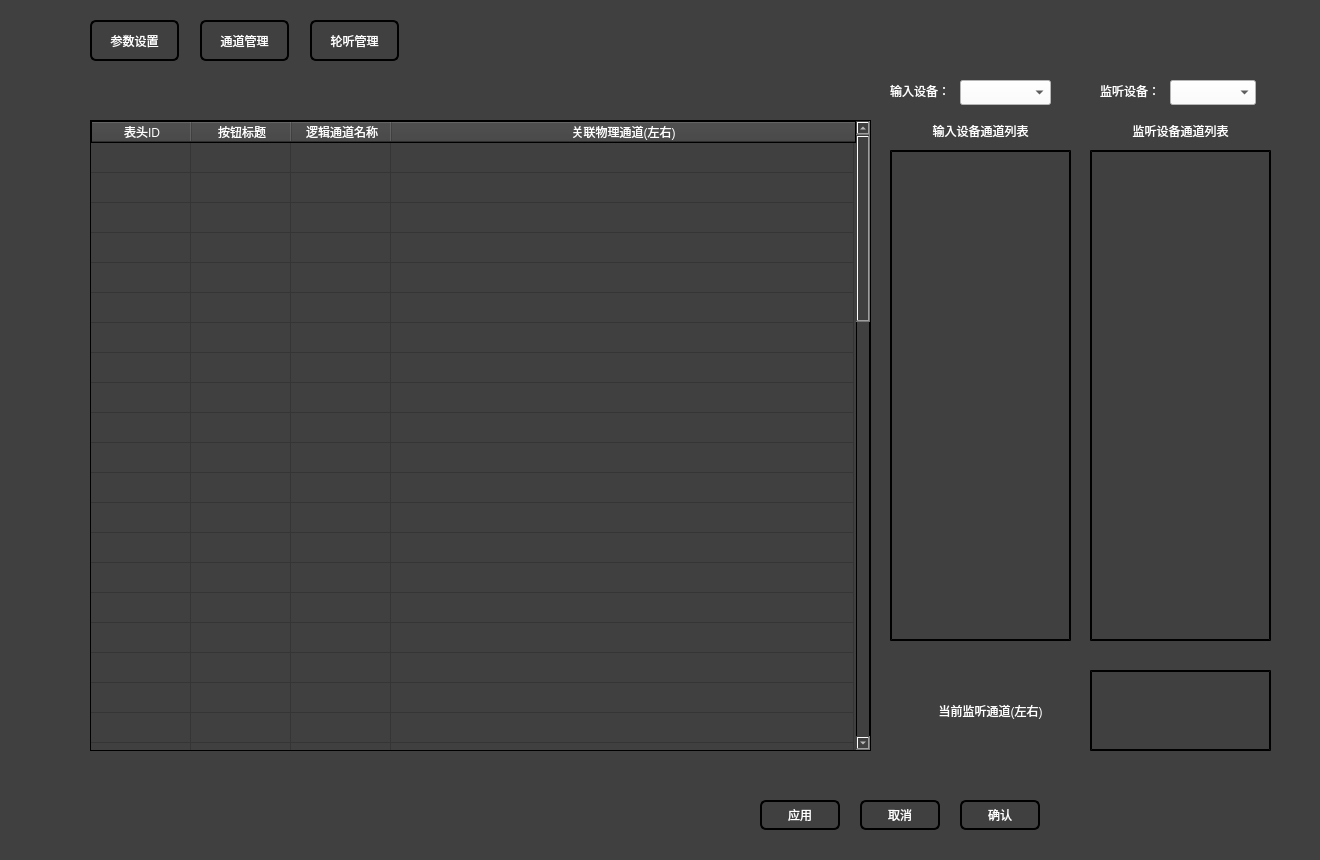
<?xml version="1.0" encoding="UTF-8"?>
<ui version="4.0">
 <class>setui</class>
 <widget class="QWidget" name="setui">
  <property name="geometry">
   <rect>
    <x>0</x>
    <y>0</y>
    <width>1320</width>
    <height>860</height>
   </rect>
  </property>
  <property name="windowTitle">
   <string>set</string>
  </property>
  <property name="styleSheet">
   <string notr="true">

.QPushButton{
 
   border-radius: 6px;
  background-color: #404040;
	border: 2px outset black;
	color:white;
}
.QPushButton:pressed{
 
   border-radius: 6px;
  background-color: #00B0F0;
	border: 2px outset black;
	color:white;
}
#setui{
background: #404040;
}

QLineEdit{

border: 3px outset black;
border-radius:3px;
}</string>
  </property>
  <widget class="QStackedWidget" name="stackedWidget">
   <property name="geometry">
    <rect>
     <x>30</x>
     <y>60</y>
     <width>1261</width>
     <height>751</height>
    </rect>
   </property>
   <property name="styleSheet">
    <string notr="true">
background: #404040;
</string>
   </property>
   <property name="currentIndex">
    <number>1</number>
   </property>
   <widget class="QWidget" name="page_1">
    <widget class="QWidget" name="Parameter_widget" native="true">
     <property name="geometry">
      <rect>
       <x>240</x>
       <y>290</y>
       <width>371</width>
       <height>321</height>
      </rect>
     </property>
     <property name="styleSheet">
      <string notr="true">QWidget#Parameter_widget{
 		border: 3px outset black;

}</string>
     </property>
     <widget class="QLabel" name="label_7">
      <property name="geometry">
       <rect>
        <x>150</x>
        <y>10</y>
        <width>67</width>
        <height>31</height>
       </rect>
      </property>
      <property name="styleSheet">
       <string notr="true">color:#B6B6B6</string>
      </property>
      <property name="text">
       <string>参数设置</string>
      </property>
      <property name="alignment">
       <set>Qt::AlignCenter</set>
      </property>
      <property name="wordWrap">
       <bool>false</bool>
      </property>
     </widget>
     <widget class="QWidget" name="verticalLayoutWidget_3">
      <property name="geometry">
       <rect>
        <x>10</x>
        <y>40</y>
        <width>351</width>
        <height>261</height>
       </rect>
      </property>
      <layout class="QGridLayout" name="gridLayout_2">
       <item row="2" column="0">
        <widget class="QLabel" name="label_5">
         <property name="styleSheet">
          <string notr="true">color:white;</string>
         </property>
         <property name="text">
          <string>低电平阈值:</string>
         </property>
         <property name="alignment">
          <set>Qt::AlignRight|Qt::AlignTrailing|Qt::AlignVCenter</set>
         </property>
        </widget>
       </item>
       <item row="3" column="1">
        <widget class="QLineEdit" name="lineEdit_db">
         <property name="styleSheet">
          <string notr="true">background:white;</string>
         </property>
         <property name="alignment">
          <set>Qt::AlignCenter</set>
         </property>
        </widget>
       </item>
       <item row="0" column="0">
        <widget class="QLabel" name="label_6">
         <property name="styleSheet">
          <string notr="true">color:white;</string>
         </property>
         <property name="text">
          <string>表头黄线：</string>
         </property>
         <property name="alignment">
          <set>Qt::AlignRight|Qt::AlignTrailing|Qt::AlignVCenter</set>
         </property>
        </widget>
       </item>
       <item row="1" column="1">
        <widget class="QLineEdit" name="lineEdit_red">
         <property name="styleSheet">
          <string notr="true">background:white;</string>
         </property>
         <property name="alignment">
          <set>Qt::AlignCenter</set>
         </property>
        </widget>
       </item>
       <item row="1" column="0">
        <widget class="QLabel" name="label_8">
         <property name="styleSheet">
          <string notr="true">color:white;</string>
         </property>
         <property name="text">
          <string>表头红线：</string>
         </property>
         <property name="alignment">
          <set>Qt::AlignRight|Qt::AlignTrailing|Qt::AlignVCenter</set>
         </property>
        </widget>
       </item>
       <item row="4" column="1">
        <widget class="QLineEdit" name="lineEdit_times">
         <property name="styleSheet">
          <string notr="true">background:white;</string>
         </property>
         <property name="alignment">
          <set>Qt::AlignCenter</set>
         </property>
        </widget>
       </item>
       <item row="0" column="1">
        <widget class="QLineEdit" name="lineEdit_yellow">
         <property name="styleSheet">
          <string notr="true">background:white;</string>
         </property>
         <property name="alignment">
          <set>Qt::AlignCenter</set>
         </property>
        </widget>
       </item>
       <item row="3" column="0">
        <widget class="QLabel" name="label_9">
         <property name="styleSheet">
          <string notr="true">color:white;</string>
         </property>
         <property name="text">
          <string>监听增益：</string>
         </property>
         <property name="alignment">
          <set>Qt::AlignRight|Qt::AlignTrailing|Qt::AlignVCenter</set>
         </property>
        </widget>
       </item>
       <item row="4" column="2">
        <widget class="QLabel" name="label_17">
         <property name="styleSheet">
          <string notr="true">color:#B6B6B6;</string>
         </property>
         <property name="text">
          <string>S</string>
         </property>
        </widget>
       </item>
       <item row="2" column="1">
        <widget class="QLineEdit" name="lineEdit_low_lv">
         <property name="styleSheet">
          <string notr="true">background:white;</string>
         </property>
         <property name="alignment">
          <set>Qt::AlignCenter</set>
         </property>
        </widget>
       </item>
       <item row="3" column="2">
        <widget class="QLabel" name="label_13">
         <property name="styleSheet">
          <string notr="true">color:#B6B6B6;</string>
         </property>
         <property name="text">
          <string>dB</string>
         </property>
        </widget>
       </item>
       <item row="2" column="2">
        <widget class="QLabel" name="label_12">
         <property name="styleSheet">
          <string notr="true">color:#B6B6B6;</string>
         </property>
         <property name="text">
          <string>dBFS</string>
         </property>
        </widget>
       </item>
       <item row="0" column="2">
        <widget class="QLabel" name="label_10">
         <property name="styleSheet">
          <string notr="true">color:#B6B6B6;</string>
         </property>
         <property name="text">
          <string>dBFS</string>
         </property>
        </widget>
       </item>
       <item row="1" column="2">
        <widget class="QLabel" name="label_11">
         <property name="styleSheet">
          <string notr="true">color:#B6B6B6;</string>
         </property>
         <property name="text">
          <string>dBFS</string>
         </property>
        </widget>
       </item>
       <item row="4" column="0">
        <widget class="QLabel" name="label_18">
         <property name="styleSheet">
          <string notr="true">color:white;</string>
         </property>
         <property name="text">
          <string>轮听间隔：</string>
         </property>
         <property name="alignment">
          <set>Qt::AlignRight|Qt::AlignTrailing|Qt::AlignVCenter</set>
         </property>
        </widget>
       </item>
       <item row="5" column="0">
        <widget class="QLabel" name="label_21">
         <property name="styleSheet">
          <string notr="true">color:white;</string>
         </property>
         <property name="text">
          <string>logo路径：</string>
         </property>
         <property name="alignment">
          <set>Qt::AlignRight|Qt::AlignTrailing|Qt::AlignVCenter</set>
         </property>
        </widget>
       </item>
       <item row="5" column="1">
        <widget class="QLineEdit" name="lineEdit_logo">
         <property name="styleSheet">
          <string notr="true">background:white;</string>
         </property>
         <property name="dragEnabled">
          <bool>true</bool>
         </property>
        </widget>
       </item>
       <item row="5" column="2">
        <widget class="QPushButton" name="openfile">
         <property name="styleSheet">
          <string notr="true">border:none;</string>
         </property>
         <property name="text">
          <string/>
         </property>
         <property name="icon">
          <iconset resource="../../C++/qjackctl/qjackctl.qrc">
           <normaloff>:/images/add1.png</normaloff>:/images/add1.png</iconset>
         </property>
        </widget>
       </item>
      </layout>
     </widget>
    </widget>
    <widget class="QWidget" name="Password_widget_2" native="true">
     <property name="geometry">
      <rect>
       <x>680</x>
       <y>60</y>
       <width>351</width>
       <height>551</height>
      </rect>
     </property>
     <property name="styleSheet">
      <string notr="true">QWidget#Password_widget_2{
 		border: 3px outset black;

}

</string>
     </property>
     <widget class="QLabel" name="label_16">
      <property name="geometry">
       <rect>
        <x>120</x>
        <y>10</y>
        <width>71</width>
        <height>31</height>
       </rect>
      </property>
      <property name="styleSheet">
       <string notr="true">color:#B6B6B6</string>
      </property>
      <property name="text">
       <string>锁定管理</string>
      </property>
      <property name="alignment">
       <set>Qt::AlignCenter</set>
      </property>
     </widget>
     <widget class="QWidget" name="verticalLayoutWidget_2">
      <property name="geometry">
       <rect>
        <x>50</x>
        <y>40</y>
        <width>271</width>
        <height>491</height>
       </rect>
      </property>
      <layout class="QVBoxLayout" name="verticalLayout">
       <item>
        <widget class="QCheckBox" name="checkBox_1">
         <property name="styleSheet">
          <string notr="true">color:white;</string>
         </property>
         <property name="text">
          <string>锁定通道连接设置按钮</string>
         </property>
         <property name="checkable">
          <bool>true</bool>
         </property>
         <property name="checked">
          <bool>false</bool>
         </property>
         <property name="autoRepeat">
          <bool>false</bool>
         </property>
         <property name="autoExclusive">
          <bool>false</bool>
         </property>
         <property name="tristate">
          <bool>false</bool>
         </property>
        </widget>
       </item>
       <item>
        <widget class="QCheckBox" name="checkBox_2">
         <property name="styleSheet">
          <string notr="true">color:white;</string>
         </property>
         <property name="text">
          <string>锁定音频监听轮听按钮</string>
         </property>
        </widget>
       </item>
       <item>
        <widget class="QCheckBox" name="checkBox_3">
         <property name="styleSheet">
          <string notr="true">color:white;</string>
         </property>
         <property name="text">
          <string>锁定音频模块设置按钮</string>
         </property>
        </widget>
       </item>
       <item>
        <widget class="QCheckBox" name="checkBox_4">
         <property name="styleSheet">
          <string notr="true">color:white;</string>
         </property>
         <property name="text">
          <string>锁定音频模块报警按钮</string>
         </property>
        </widget>
       </item>
       <item>
        <widget class="QCheckBox" name="checkBox_5">
         <property name="styleSheet">
          <string notr="true">color:white;</string>
         </property>
         <property name="text">
          <string>锁定音频模块静音按钮</string>
         </property>
        </widget>
       </item>
       <item>
        <widget class="QCheckBox" name="checkBox_6">
         <property name="styleSheet">
          <string notr="true">color:white;</string>
         </property>
         <property name="text">
          <string>锁定音频音量调节按钮</string>
         </property>
         <property name="checked">
          <bool>false</bool>
         </property>
        </widget>
       </item>
      </layout>
     </widget>
    </widget>
    <widget class="QWidget" name="Password_widget" native="true">
     <property name="geometry">
      <rect>
       <x>240</x>
       <y>60</y>
       <width>371</width>
       <height>211</height>
      </rect>
     </property>
     <property name="styleSheet">
      <string notr="true">QWidget#Password_widget{
 		border: 3px outset black;

}</string>
     </property>
     <widget class="QLabel" name="label">
      <property name="geometry">
       <rect>
        <x>150</x>
        <y>6</y>
        <width>71</width>
        <height>20</height>
       </rect>
      </property>
      <property name="styleSheet">
       <string notr="true">color:#B6B6B6</string>
      </property>
      <property name="text">
       <string>密码管理</string>
      </property>
      <property name="alignment">
       <set>Qt::AlignCenter</set>
      </property>
     </widget>
     <widget class="QWidget" name="verticalLayoutWidget">
      <property name="geometry">
       <rect>
        <x>10</x>
        <y>30</y>
        <width>351</width>
        <height>171</height>
       </rect>
      </property>
      <layout class="QGridLayout" name="gridLayout">
       <item row="1" column="0">
        <widget class="QLabel" name="label_3">
         <property name="styleSheet">
          <string notr="true">color:white;</string>
         </property>
         <property name="text">
          <string>修改密码：</string>
         </property>
        </widget>
       </item>
       <item row="0" column="0">
        <widget class="QLabel" name="label_2">
         <property name="styleSheet">
          <string notr="true">color:white;</string>
         </property>
         <property name="text">
          <string>初始密码：</string>
         </property>
        </widget>
       </item>
       <item row="1" column="1">
        <widget class="QLineEdit" name="lineEdit_changep">
         <property name="styleSheet">
          <string notr="true">background:white;</string>
         </property>
        </widget>
       </item>
       <item row="0" column="1">
        <widget class="QLineEdit" name="lineEdit_initp">
         <property name="styleSheet">
          <string notr="true">background:white;</string>
         </property>
        </widget>
       </item>
       <item row="2" column="0">
        <widget class="QLabel" name="label_4">
         <property name="styleSheet">
          <string notr="true">color:white;</string>
         </property>
         <property name="text">
          <string>确认密码：</string>
         </property>
        </widget>
       </item>
       <item row="2" column="1">
        <widget class="QLineEdit" name="lineEdit_confirmp">
         <property name="styleSheet">
          <string notr="true">background:white;</string>
         </property>
        </widget>
       </item>
      </layout>
     </widget>
    </widget>
   </widget>
   <widget class="QWidget" name="page_2">
    <widget class="QListWidget" name="listWidget_pc">
     <property name="geometry">
      <rect>
       <x>860</x>
       <y>90</y>
       <width>181</width>
       <height>491</height>
      </rect>
     </property>
     <property name="styleSheet">
      <string notr="true">color:white;border: 2px outset black;</string>
     </property>
     <property name="dragEnabled">
      <bool>true</bool>
     </property>
     <property name="dragDropMode">
      <enum>QAbstractItemView::NoDragDrop</enum>
     </property>
     <property name="viewMode">
      <enum>QListView::ListMode</enum>
     </property>
     <property name="sortingEnabled">
      <bool>false</bool>
     </property>
    </widget>
    <widget class="QTableWidget" name="tableWidget_lr">
     <property name="geometry">
      <rect>
       <x>60</x>
       <y>60</y>
       <width>781</width>
       <height>631</height>
      </rect>
     </property>
     <property name="styleSheet">
      <string notr="true">color:white;border: 1px outset black;</string>
     </property>
     <property name="gridStyle">
      <enum>Qt::SolidLine</enum>
     </property>
     <property name="rowCount">
      <number>64</number>
     </property>
     <property name="columnCount">
      <number>4</number>
     </property>
     <attribute name="horizontalHeaderVisible">
      <bool>true</bool>
     </attribute>
     <attribute name="horizontalHeaderCascadingSectionResizes">
      <bool>true</bool>
     </attribute>
     <attribute name="horizontalHeaderHighlightSections">
      <bool>true</bool>
     </attribute>
     <attribute name="horizontalHeaderShowSortIndicator" stdset="0">
      <bool>true</bool>
     </attribute>
     <attribute name="horizontalHeaderStretchLastSection">
      <bool>true</bool>
     </attribute>
     <attribute name="verticalHeaderVisible">
      <bool>false</bool>
     </attribute>
     <attribute name="verticalHeaderCascadingSectionResizes">
      <bool>false</bool>
     </attribute>
     <attribute name="verticalHeaderShowSortIndicator" stdset="0">
      <bool>false</bool>
     </attribute>
     <attribute name="verticalHeaderStretchLastSection">
      <bool>false</bool>
     </attribute>
     <row/>
     <row/>
     <row/>
     <row/>
     <row/>
     <row/>
     <row/>
     <row/>
     <row/>
     <row/>
     <row/>
     <row/>
     <row/>
     <row/>
     <row/>
     <row/>
     <row/>
     <row/>
     <row/>
     <row/>
     <row/>
     <row/>
     <row/>
     <row/>
     <row/>
     <row/>
     <row/>
     <row/>
     <row/>
     <row/>
     <row/>
     <row/>
     <row/>
     <row/>
     <row/>
     <row/>
     <row/>
     <row/>
     <row/>
     <row/>
     <row/>
     <row/>
     <row/>
     <row/>
     <row/>
     <row/>
     <row/>
     <row/>
     <row/>
     <row/>
     <row/>
     <row/>
     <row/>
     <row/>
     <row/>
     <row/>
     <row/>
     <row/>
     <row/>
     <row/>
     <row/>
     <row/>
     <row/>
     <row/>
     <column>
      <property name="text">
       <string>表头ID</string>
      </property>
      <property name="textAlignment">
       <set>AlignCenter</set>
      </property>
     </column>
     <column>
      <property name="text">
       <string>按钮标题</string>
      </property>
      <property name="textAlignment">
       <set>AlignCenter</set>
      </property>
     </column>
     <column>
      <property name="text">
       <string>逻辑通道名称</string>
      </property>
      <property name="textAlignment">
       <set>AlignCenter</set>
      </property>
     </column>
     <column>
      <property name="text">
       <string>关联物理通道(左右)</string>
      </property>
      <property name="font">
       <font>
        <kerning>false</kerning>
       </font>
      </property>
      <property name="textAlignment">
       <set>AlignCenter</set>
      </property>
     </column>
    </widget>
    <widget class="QLabel" name="label_14">
     <property name="geometry">
      <rect>
       <x>860</x>
       <y>20</y>
       <width>67</width>
       <height>21</height>
      </rect>
     </property>
     <property name="styleSheet">
      <string notr="true">color:white;</string>
     </property>
     <property name="text">
      <string>输入设备：</string>
     </property>
    </widget>
    <widget class="QLabel" name="label_15">
     <property name="geometry">
      <rect>
       <x>1070</x>
       <y>20</y>
       <width>67</width>
       <height>21</height>
      </rect>
     </property>
     <property name="styleSheet">
      <string notr="true">color:white;</string>
     </property>
     <property name="text">
      <string>监听设备：</string>
     </property>
    </widget>
    <widget class="QComboBox" name="comboBox_inputp">
     <property name="geometry">
      <rect>
       <x>930</x>
       <y>20</y>
       <width>91</width>
       <height>25</height>
      </rect>
     </property>
     <property name="styleSheet">
      <string notr="true">background:white;</string>
     </property>
    </widget>
    <widget class="QComboBox" name="comboBox_outp">
     <property name="geometry">
      <rect>
       <x>1140</x>
       <y>20</y>
       <width>86</width>
       <height>25</height>
      </rect>
     </property>
     <property name="styleSheet">
      <string notr="true">background:white;</string>
     </property>
    </widget>
    <widget class="QListWidget" name="listWidget_pc_2">
     <property name="geometry">
      <rect>
       <x>1060</x>
       <y>90</y>
       <width>181</width>
       <height>491</height>
      </rect>
     </property>
     <property name="styleSheet">
      <string notr="true">color:white;border: 2px outset black;</string>
     </property>
     <property name="dragEnabled">
      <bool>true</bool>
     </property>
     <property name="viewMode">
      <enum>QListView::ListMode</enum>
     </property>
     <property name="sortingEnabled">
      <bool>false</bool>
     </property>
    </widget>
    <widget class="QListWidget" name="listWidget_now">
     <property name="geometry">
      <rect>
       <x>1060</x>
       <y>610</y>
       <width>181</width>
       <height>81</height>
      </rect>
     </property>
     <property name="styleSheet">
      <string notr="true">color:white;border: 2px outset black;</string>
     </property>
     <property name="dragEnabled">
      <bool>true</bool>
     </property>
     <property name="dragDropMode">
      <enum>QAbstractItemView::DropOnly</enum>
     </property>
     <property name="defaultDropAction">
      <enum>Qt::MoveAction</enum>
     </property>
     <property name="viewMode">
      <enum>QListView::ListMode</enum>
     </property>
     <property name="sortingEnabled">
      <bool>false</bool>
     </property>
    </widget>
    <widget class="QLabel" name="label_20">
     <property name="geometry">
      <rect>
       <x>1060</x>
       <y>60</y>
       <width>181</width>
       <height>21</height>
      </rect>
     </property>
     <property name="styleSheet">
      <string notr="true">color:white;</string>
     </property>
     <property name="text">
      <string>监听设备通道列表</string>
     </property>
     <property name="alignment">
      <set>Qt::AlignCenter</set>
     </property>
    </widget>
    <widget class="QLabel" name="label_22">
     <property name="geometry">
      <rect>
       <x>860</x>
       <y>60</y>
       <width>181</width>
       <height>21</height>
      </rect>
     </property>
     <property name="styleSheet">
      <string notr="true">color:white;</string>
     </property>
     <property name="text">
      <string>输入设备通道列表</string>
     </property>
     <property name="alignment">
      <set>Qt::AlignCenter</set>
     </property>
    </widget>
    <widget class="QLabel" name="label_23">
     <property name="geometry">
      <rect>
       <x>880</x>
       <y>610</y>
       <width>161</width>
       <height>81</height>
      </rect>
     </property>
     <property name="styleSheet">
      <string notr="true">color:white;</string>
     </property>
     <property name="text">
      <string>当前监听通道(左右)</string>
     </property>
     <property name="alignment">
      <set>Qt::AlignCenter</set>
     </property>
    </widget>
   </widget>
   <widget class="QWidget" name="page_3">
    <widget class="QListWidget" name="listWidget_lc">
     <property name="geometry">
      <rect>
       <x>930</x>
       <y>50</y>
       <width>201</width>
       <height>601</height>
      </rect>
     </property>
     <property name="styleSheet">
      <string notr="true">color:white;border: 2px outset black;</string>
     </property>
     <property name="viewMode">
      <enum>QListView::ListMode</enum>
     </property>
     <property name="sortingEnabled">
      <bool>false</bool>
     </property>
     <item>
      <property name="text">
       <string>逻辑通道列表</string>
      </property>
      <property name="font">
       <font>
        <weight>75</weight>
        <bold>true</bold>
        <underline>true</underline>
       </font>
      </property>
      <property name="textAlignment">
       <set>AlignCenter</set>
      </property>
      <property name="foreground">
       <brush brushstyle="NoBrush">
        <color alpha="255">
         <red>255</red>
         <green>255</green>
         <blue>255</blue>
        </color>
       </brush>
      </property>
      <property name="flags">
       <set>NoItemFlags</set>
      </property>
     </item>
    </widget>
    <widget class="QListWidget" name="listWidget_tl2">
     <property name="geometry">
      <rect>
       <x>430</x>
       <y>50</y>
       <width>201</width>
       <height>611</height>
      </rect>
     </property>
     <property name="styleSheet">
      <string notr="true">color:white;border: 2px outset black;</string>
     </property>
     <property name="dragEnabled">
      <bool>true</bool>
     </property>
     <property name="defaultDropAction">
      <enum>Qt::MoveAction</enum>
     </property>
     <property name="viewMode">
      <enum>QListView::ListMode</enum>
     </property>
     <property name="sortingEnabled">
      <bool>false</bool>
     </property>
     <item>
      <property name="text">
       <string>轮听组2列表</string>
      </property>
      <property name="font">
       <font>
        <weight>75</weight>
        <bold>true</bold>
        <underline>true</underline>
       </font>
      </property>
      <property name="textAlignment">
       <set>AlignCenter</set>
      </property>
      <property name="foreground">
       <brush brushstyle="NoBrush">
        <color alpha="255">
         <red>255</red>
         <green>255</green>
         <blue>255</blue>
        </color>
       </brush>
      </property>
      <property name="flags">
       <set>NoItemFlags</set>
      </property>
     </item>
    </widget>
    <widget class="QListWidget" name="listWidget_tl1">
     <property name="geometry">
      <rect>
       <x>120</x>
       <y>50</y>
       <width>201</width>
       <height>611</height>
      </rect>
     </property>
     <property name="styleSheet">
      <string notr="true">color:white;border: 2px outset black;</string>
     </property>
     <property name="dragEnabled">
      <bool>true</bool>
     </property>
     <property name="defaultDropAction">
      <enum>Qt::MoveAction</enum>
     </property>
     <property name="viewMode">
      <enum>QListView::ListMode</enum>
     </property>
     <property name="sortingEnabled">
      <bool>false</bool>
     </property>
     <item>
      <property name="text">
       <string>轮听组1列表</string>
      </property>
      <property name="font">
       <font>
        <weight>75</weight>
        <bold>true</bold>
        <underline>true</underline>
       </font>
      </property>
      <property name="textAlignment">
       <set>AlignCenter</set>
      </property>
      <property name="background">
       <brush brushstyle="NoBrush">
        <color alpha="255">
         <red>255</red>
         <green>255</green>
         <blue>255</blue>
        </color>
       </brush>
      </property>
      <property name="foreground">
       <brush brushstyle="SolidPattern">
        <color alpha="255">
         <red>255</red>
         <green>255</green>
         <blue>255</blue>
        </color>
       </brush>
      </property>
      <property name="flags">
       <set>NoItemFlags</set>
      </property>
     </item>
    </widget>
    <widget class="QLabel" name="label_tl2">
     <property name="geometry">
      <rect>
       <x>430</x>
       <y>20</y>
       <width>201</width>
       <height>20</height>
      </rect>
     </property>
     <property name="styleSheet">
      <string notr="true">color:white;</string>
     </property>
     <property name="text">
      <string>轮听组2</string>
     </property>
     <property name="alignment">
      <set>Qt::AlignCenter</set>
     </property>
    </widget>
    <widget class="QLabel" name="label_tl1">
     <property name="geometry">
      <rect>
       <x>120</x>
       <y>20</y>
       <width>201</width>
       <height>20</height>
      </rect>
     </property>
     <property name="styleSheet">
      <string notr="true">color:white;</string>
     </property>
     <property name="text">
      <string>轮听组1</string>
     </property>
     <property name="alignment">
      <set>Qt::AlignCenter</set>
     </property>
    </widget>
    <widget class="QLabel" name="label_19">
     <property name="geometry">
      <rect>
       <x>930</x>
       <y>20</y>
       <width>201</width>
       <height>21</height>
      </rect>
     </property>
     <property name="styleSheet">
      <string notr="true">color:white;</string>
     </property>
     <property name="text">
      <string>逻辑通道列表</string>
     </property>
     <property name="alignment">
      <set>Qt::AlignCenter</set>
     </property>
    </widget>
   </widget>
  </widget>
  <widget class="QPushButton" name="pushButton_1">
   <property name="geometry">
    <rect>
     <x>90</x>
     <y>20</y>
     <width>89</width>
     <height>41</height>
    </rect>
   </property>
   <property name="styleSheet">
    <string notr="true">QForm{
backgroup:rgb(64, 64, 64)
}</string>
   </property>
   <property name="text">
    <string>参数设置</string>
   </property>
   <property name="checkable">
    <bool>true</bool>
   </property>
   <property name="checked">
    <bool>true</bool>
   </property>
  </widget>
  <widget class="QPushButton" name="pushButton_2">
   <property name="geometry">
    <rect>
     <x>200</x>
     <y>20</y>
     <width>89</width>
     <height>41</height>
    </rect>
   </property>
   <property name="text">
    <string>通道管理</string>
   </property>
   <property name="checkable">
    <bool>true</bool>
   </property>
  </widget>
  <widget class="QPushButton" name="pushButton_3">
   <property name="geometry">
    <rect>
     <x>310</x>
     <y>20</y>
     <width>89</width>
     <height>41</height>
    </rect>
   </property>
   <property name="text">
    <string>轮听管理</string>
   </property>
   <property name="checkable">
    <bool>true</bool>
   </property>
  </widget>
  <widget class="QPushButton" name="pushButton_Cancel">
   <property name="geometry">
    <rect>
     <x>860</x>
     <y>800</y>
     <width>80</width>
     <height>30</height>
    </rect>
   </property>
   <property name="text">
    <string>取消</string>
   </property>
  </widget>
  <widget class="QPushButton" name="pushButton_ok">
   <property name="geometry">
    <rect>
     <x>960</x>
     <y>800</y>
     <width>80</width>
     <height>30</height>
    </rect>
   </property>
   <property name="text">
    <string>确认</string>
   </property>
  </widget>
  <widget class="QPushButton" name="pushButton_apply">
   <property name="geometry">
    <rect>
     <x>760</x>
     <y>800</y>
     <width>80</width>
     <height>30</height>
    </rect>
   </property>
   <property name="text">
    <string>应用</string>
   </property>
  </widget>
 </widget>
 <resources>
  <include location="../../C++/qjackctl/qjackctl.qrc"/>
 </resources>
 <connections/>
</ui>
